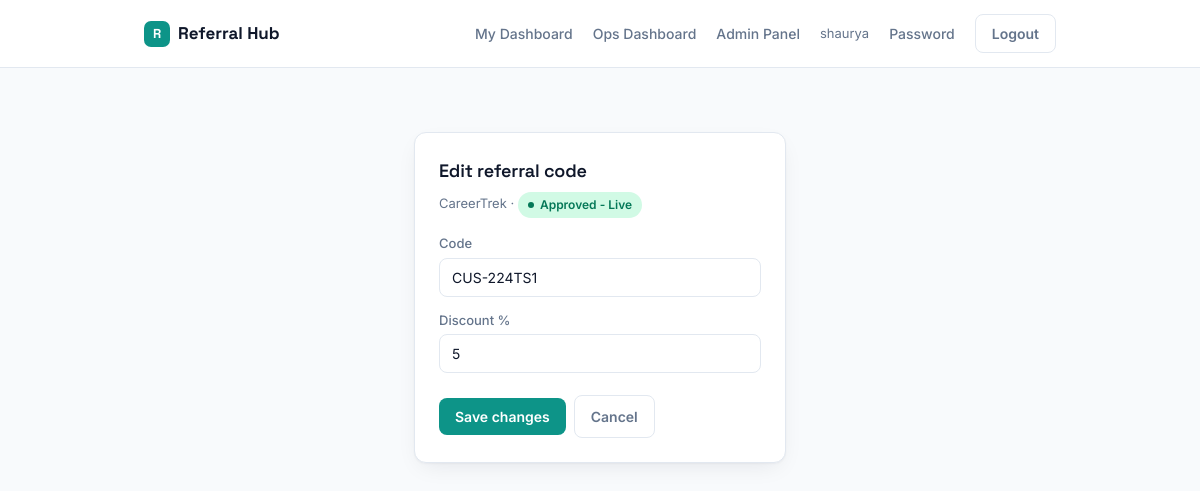
The app's page /dashboard/edit/4/ (signed in) with its own data.
### referrals/models.py (models this page shows, shortened)
class ReferralCode(models.Model):
    code = models.CharField(max_length=30, unique=True)
    code_type = models.CharField(max_length=10, choices=CODE_TYPE_CHOICES)
    requested_by = models.ForeignKey(settings.AUTH_USER_MODEL, on_delete=models.CASCADE, related_name="referral_codes")
    owner_name = models.CharField(max_length=150, blank=True)
    owner_email = models.EmailField(blank=True)
    product = models.CharField(max_length=20, choices=PRODUCT_CHOICES)
    discount_percent = models.PositiveIntegerField(default=DEFAULT_CUSTOMER_DISCOUNT)
    approval_status = models.CharField(max_length=10, choices=APPROVAL_STATUS_CHOICES, default="pending")
    active = models.BooleanField(default=True, help_text="Live codes can be deactivated without changing their approval history.")
    approved_by = models.ForeignKey(settings.AUTH_USER_MODEL, null=True, blank=True, on_delete=models.SET_NULL, related_name="approved_codes")
    approved_at = models.DateTimeField(null=True, blank=True)
    created_at = models.DateTimeField(auto_now_add=True)

### referrals/views.py (the view, shortened to what this page needs)
# urls.py: path("dashboard/edit/<int:code_id>/", views.edit_code, name="edit_code"),
@login_required
def edit_code(request, code_id):
    code = get_object_or_404(ReferralCode, id=code_id)
    is_owner = code.requested_by_id == request.user.id
    if not (request.user.is_staff or (is_owner and code.approval_status == "pending")):
        raise PermissionDenied("You cannot edit this code.")
    return render(request, "referrals/edit_code.html", {"code": code, "is_ops": _in_group(request.user, "Ops")})

### referrals/views.py (called while the page is built)
def _in_group(user, group_name):
    return user.is_staff or user.groups.filter(name=group_name).exists()

### referrals/templates/referrals/edit_code.html (shortened to what this page needs)
{% extends "referrals/base.html" %}
{% block body %}
<div class="page-narrow">
  <div class="card">
    <div class="card-head">
      <h2>Edit referral code</h2>
      <p class="subtext">{{ code.get_product_display }} &middot; <span class="badge badge-{{ code.approval_status }}">{{ code.get_approval_status_display }}</span></p>
    </div>
    <form method="post">
      <label for="id_code">Code</label>
      <input type="text" name="code" id="id_code" value="{{ code.code }}" {% if not request.user.is_staff %}readonly style="background:var(--surface-alt);color:var(--ink-muted)"{% endif %}>
      <label for="id_discount">Discount %</label>
      <input type="number" name="discount_percent" id="id_discount" value="{{ code.discount_percent }}" min="0" max="100">
      <div class="btn-row" style="margin-top:20px">
        <button type="submit">Save changes</button>
        <a href="{% url 'user_dashboard' %}" class="btn-ghost btn">Cancel</a>
      </div>
    </form>
  </div>
</div>
{% endblock %}

### referrals/templates/referrals/base.html (shortened to what this page needs)
{% load static %}<!DOCTYPE html>
<html lang="en">
<head>
<link rel="stylesheet" href="{% static 'referrals/css/main.css' %}">
</head>
<body>
{% if request.user.is_authenticated %}
<nav class="nav">
  <div class="nav-inner">
    <div class="brand"><span class="brand-mark">R</span> Referral Hub</div>
    <div class="nav-links">
      <a href="{% url 'user_dashboard' %}">My Dashboard</a>
      {% if is_ops or request.user.is_staff %}<a href="{% url 'ops_dashboard' %}">Ops Dashboard</a>{% endif %}
      {% if request.user.is_staff %}<a href="/admin/referrals/referralcode/">Admin Panel</a>{% endif %}
      <span class="nav-user">{{ request.user.username }}</span>
      <a href="{% url 'change_password' %}">Password</a>
      <form action="{% url 'logout' %}" method="post" class="inline-form">{% csrf_token %}<button type="submit" class="btn-ghost">Logout</button></form>
    </div>
  </div>
</nav>
{% endif %}
{% block body %}{% endblock %}
</body>
</html>

### referrals/static/referrals/css/main.css (style rules this page uses)
:root { --bg: #F8FAFC; --surface: #FFFFFF; --surface-alt: #F1F5F9; --border: #E2E8F0; --ink: #0F172A; --ink-muted: #64748B; --primary: #0D9488; --primary-dark: #0F766E; --primary-soft: #CCFBF1; --amber: #B45309; --amber-soft: #FEF3C7; --emerald: #047857; --emerald-soft: #D1FAE5; --rose: #BE123C; --rose-soft: #FFE4E6; --radius: 12px; --radius-sm: 8px; --shadow: 0 1px 2px rgba(15,23,42,.04), 0 8px 24px -8px rgba(15,23,42,.10); }
* { box-sizing: border-box; }
body { margin: 0; background: var(--bg); color: var(--ink); font-family: 'Inter', -apple-system, sans-serif; font-size: 15px; line-height: 1.5; -webkit-font-smoothing: antialiased; }
h1, h2, h3 { font-family: 'Space Grotesk', 'Inter', sans-serif; font-weight: 600; letter-spacing: -0.01em; margin: 0 0 4px; }
h2 { font-size: 18px; }
a { color: var(--primary-dark); text-decoration: none; }
.nav { background: var(--surface); border-bottom: 1px solid var(--border); position: sticky; top: 0; z-index: 10; }
.nav-inner { max-width: 960px; margin: 0 auto; padding: 14px 24px; display: flex; align-items: center; justify-content: space-between; }
.brand { display: flex; align-items: center; gap: 8px; font-family: 'Space Grotesk', sans-serif; font-weight: 700; font-size: 17px; color: var(--ink); }
.brand-mark { width: 26px; height: 26px; border-radius: 7px; background: var(--primary); color: #fff; display: grid; place-items: center; font-size: 13px; font-weight: 700; flex-shrink: 0; }
.nav-links { display: flex; align-items: center; gap: 20px; font-size: 14px; }
.nav-links a { color: var(--ink-muted); font-weight: 500; }
.nav-user { color: var(--ink-muted); font-size: 13px; }
.page-narrow { max-width: 420px; margin: 64px auto; padding: 0 24px; }
.card { background: var(--surface); border: 1px solid var(--border); border-radius: var(--radius); box-shadow: var(--shadow); padding: 24px; margin-bottom: 24px; }
.card-head { margin-bottom: 16px; }
.subtext { color: var(--ink-muted); font-size: 13px; margin-top: 8px; }
input[type=text], input[type=email], input[type=password], input[type=number], select { width: 100%; padding: 10px 12px; margin: 4px 0 2px; border: 1px solid var(--border); border-radius: var(--radius-sm); background: var(--surface); color: var(--ink); font-size: 14px; font-family: inherit; }
label { font-size: 13px; font-weight: 500; color: var(--ink-muted); display: block; margin-top: 12px; }
button, .btn { display: inline-flex; align-items: center; justify-content: center; gap: 6px; padding: 10px 16px; border-radius: var(--radius-sm); border: 0; font-size: 14px; font-weight: 600; font-family: inherit; cursor: pointer; background: var(--primary); color: #fff; transition: background .15s ease; }
.btn-ghost { background: transparent; color: var(--ink-muted); border: 1px solid var(--border); }
.btn-row { display: flex; gap: 8px; align-items: center; flex-wrap: wrap; }
.inline-form { display: inline-block; }
.badge { display: inline-flex; align-items: center; gap: 6px; font-size: 12px; font-weight: 600; padding: 4px 10px; border-radius: 999px; }
.badge::before { content: ""; width: 6px; height: 6px; border-radius: 50%; background: currentColor; }
.badge-approved { background: var(--emerald-soft); color: var(--emerald); }

### records on screen
ReferralCode: product "CareerTrek", approval_status "Approved - Live", code "CUS-224TS1", discount_percent "5"

### other values on screen
{{ request.user.username }} "shaurya"
